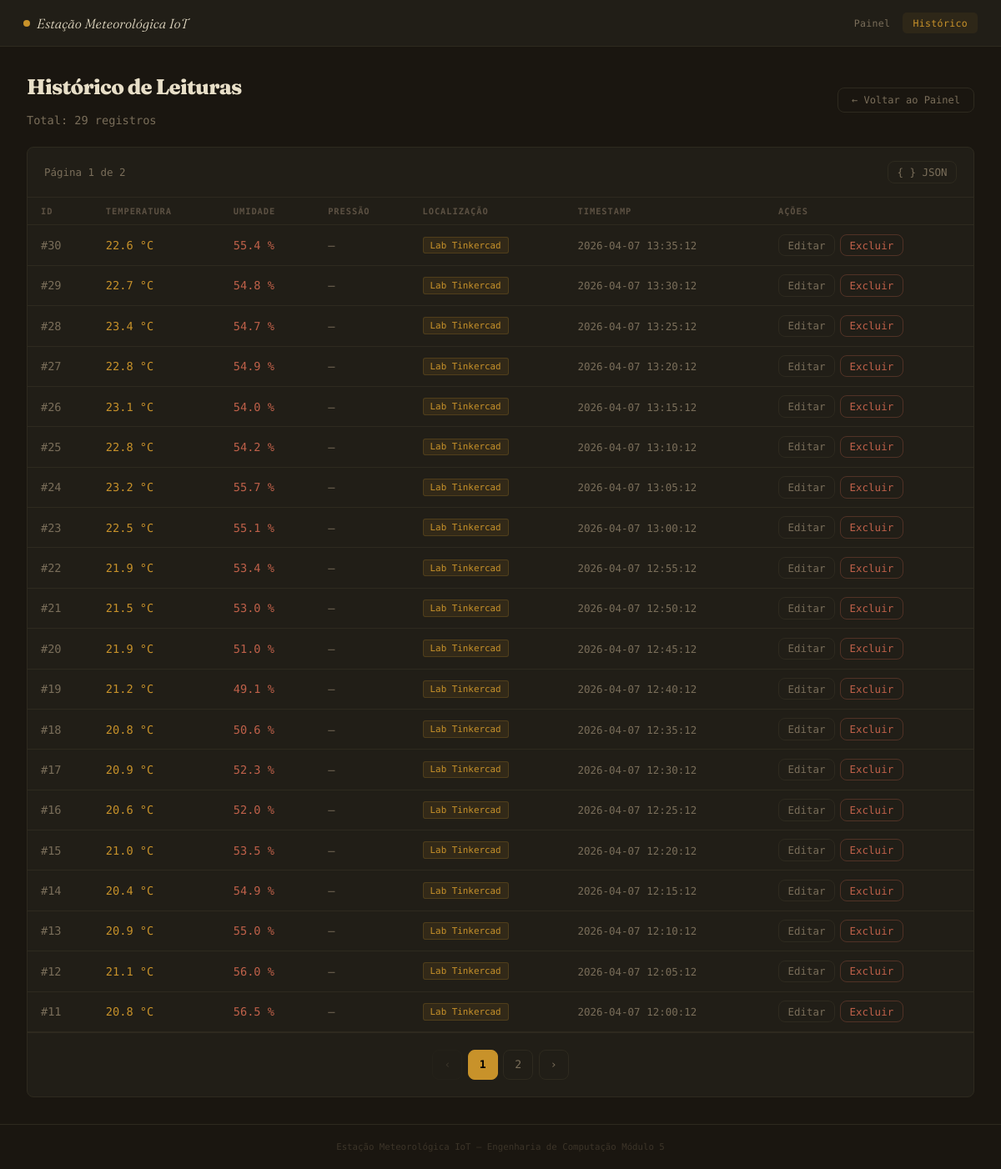
/leituras, run on an earlier commit of the app's database.
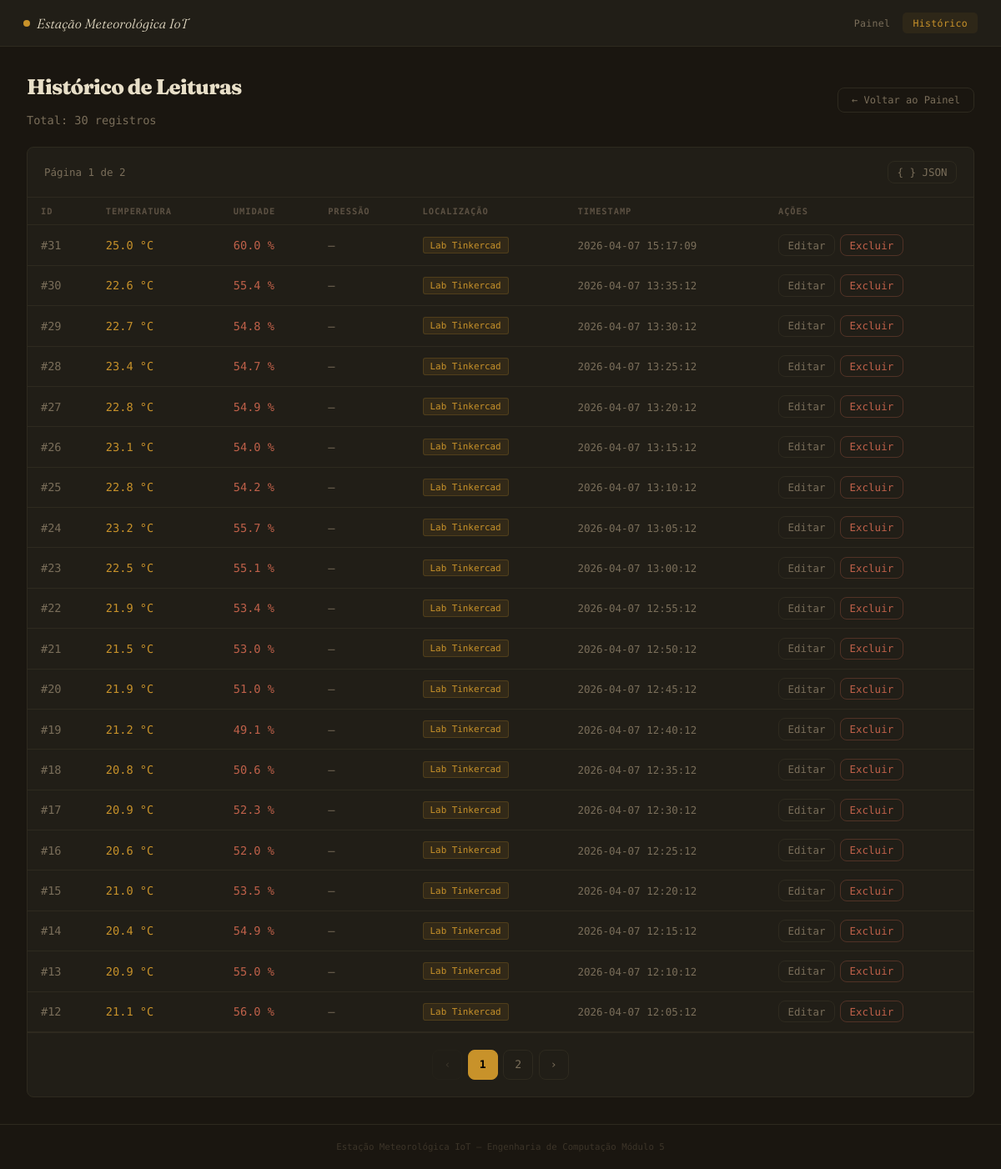
And on a later commit of the database.
### tables this page shows
CREATE TABLE leituras (
    id          INTEGER  PRIMARY KEY AUTOINCREMENT,
    temperatura REAL     NOT NULL,
    umidade     REAL     NOT NULL,
    pressao     REAL,                                          -- opcional (não usado no Tinkercad)
    localizacao TEXT     DEFAULT 'Lab Tinkercad',
    timestamp   DATETIME DEFAULT (datetime('now','localtime'))
);

### app.py (the view)
@app.route('/leituras', methods=['GET', 'POST'])
def leituras_endpoint():
    if request.method == 'POST':
        return criar()
    return listar()

### app.py (called while the page is built, shortened)
def listar():
    pagina = max(1, request.args.get('pagina', 1, type=int))
    por_pagina = min(100, request.args.get('por_pagina', 20, type=int))
    offset = (pagina - 1) * por_pagina
    total = contar_leituras()
    total_paginas = max(1, -(-total // por_pagina))
    leituras = listar_leituras(limite=por_pagina, offset=offset)
    return render_template(
        'historico.html',
        leituras=leituras,
        pagina=pagina,
        total_paginas=total_paginas,
        total=total
    )

### database.py (called while the page is built)
def get_db_connection() -> sqlite3.Connection:
    conn = sqlite3.connect(DB_PATH, timeout=10)
    conn.execute('PRAGMA journal_mode=WAL')
    conn.execute('PRAGMA busy_timeout=5000')  # espera até 5s em caso de lock
    conn.row_factory = sqlite3.Row
    return conn

def listar_leituras(limite: int = 50, offset: int = 0) -> list[sqlite3.Row]:
    sql = """
        SELECT * FROM leituras
        ORDER BY timestamp DESC
        LIMIT ? OFFSET ?
    """
    conn = get_db_connection()
    try:
        rows = conn.execute(sql, (limite, offset)).fetchall()
        return rows
    finally:
        conn.close()

def contar_leituras() -> int:
    conn = get_db_connection()
    try:
        total = conn.execute("SELECT COUNT(*) FROM leituras").fetchone()[0]
        return total
    finally:
        conn.close()

### templates/historico.html (shortened to what this page needs)
{% extends "base.html" %}
{% block content %}
<div class="page-header">
  <div>
    <h1 style="font-size:1.6rem;font-weight:800;letter-spacing:-.03em;">Histórico de Leituras</h1>
    <p class="text-muted text-sm mt-4" style="font-family:var(--mono)">Total: {{ total }} registros</p>
  </div>
  <a href="/" class="btn btn-ghost">← Voltar ao Painel</a>
</div>
<div class="table-card">
  <div class="table-toolbar">
    <span class="table-info">
      Página {{ pagina }} de {{ total_paginas }}
    </span>
    <a href="/leituras?formato=json" class="btn btn-ghost btn-sm" target="_blank">
      { } JSON
    </a>
  </div>
  <table>
    <thead>
      <tr>
        <th>ID</th>
        <th>Temperatura</th>
        <th>Umidade</th>
        <th>Pressão</th>
        <th>Localização</th>
        <th>Timestamp</th>
        <th>Ações</th>
      </tr>
    </thead>
    <tbody>
      {% if leituras %}
        {% for l in leituras %}
        <tr>
          <td><span class="mono text-muted">#{{ l['id'] }}</span></td>
          <td><span class="val-temp">{{ l['temperatura'] }} °C</span></td>
          <td><span class="val-umid">{{ l['umidade'] }} %</span></td>
          <td class="text-muted">
            {% if l['pressao'] %}{{ l['pressao'] }} hPa{% else %}—{% endif %}
          </td>
          <td>
            {% if l['localizacao'] %}<span class="badge">{{ l['localizacao'] }}</span>{% else %}—{% endif %}
          </td>
          <td><span class="mono text-muted" style="font-size:.78rem">{{ l['timestamp'] }}</span></td>
          <td>
            <div class="td-actions">
              <a href="/leituras/{{ l['id'] }}/editar" class="btn btn-ghost btn-sm">Editar</a>
              <button class="btn btn-danger btn-sm"
                      onclick="confirmarDelete({{ l['id'] }})">Excluir</button>
            </div>
          </td>
        </tr>
        {% endfor %}
      {% else %}
        <tr class="empty-row"><td colspan="7">Nenhuma leitura encontrada.</td></tr>
      {% endif %}
    </tbody>
  </table>
  {% if total_paginas > 1 %}
  <div class="pagination">
    <a href="?pagina={{ pagina - 1 }}" class="page-btn {{ 'disabled' if pagina <= 1 }}">‹</a>
    {% for p in range(1, total_paginas + 1) %}
      {% if p == pagina %}
        <span class="page-btn active">{{ p }}</span>
      {% elif p <= 3 or p >= total_paginas - 2 or (p >= pagina - 1 and p <= pagina + 1) %}
        <a href="?pagina={{ p }}" class="page-btn">{{ p }}</a>
      {% elif p == 4 or p == total_paginas - 3 %}
        <span class="page-btn disabled" style="border:none">…</span>
      {% endif %}
    {% endfor %}
    <a href="?pagina={{ pagina + 1 }}" class="page-btn {{ 'disabled' if pagina >= total_paginas }}">›</a>
  </div>
  {% endif %}
</div>
{% endblock %}

### templates/base.html (shortened to what this page needs)
<!DOCTYPE html>
<html lang="pt-BR">
<head>
  <link rel="stylesheet" href="{{ url_for('static', filename='css/style.css') }}">
</head>
<body>
  <nav>
    <a class="nav-brand" href="/">
      <span class="dot"></span>
      Estação Meteorológica IoT
    </a>
    <div class="nav-links">
      <a href="/"         class="{{ 'active' if request.path == '/' }}">Painel</a>
      <a href="/leituras" class="{{ 'active' if request.path.startswith('/leituras') }}">Histórico</a>
    </div>
  </nav>
  <main>
    {% block content %}{% endblock %}
  </main>
  <footer>
    Estação Meteorológica IoT — Engenharia de Computação Módulo 5
  </footer>
</body>
</html>

### static/css/style.css (style rules this page uses)
*, *::before, *::after { box-sizing: border-box; margin: 0; padding: 0; }
:root { --bg: #1a1610; --surface: #211e17; --border: #2e2a1f; --accent: #c8922a; --accent2: #c0614a; --text: #e8dfc8; --muted: #7a6e5a; --danger: #c0614a; --mono: 'DM Mono', monospace; --sans: 'Fraunces', Georgia, serif; --radius: 8px; --shadow: 0 4px 24px rgba(0,0,0,.6); }
html { scroll-behavior: smooth; }
body { background: var(--bg); color: var(--text); font-family: var(--sans); font-weight: 300; min-height: 100vh; display: flex; flex-direction: column; }
nav { background: var(--surface); border-bottom: 1px solid var(--border); padding: 0 1.75rem; display: flex; align-items: center; justify-content: space-between; height: 56px; position: sticky; top: 0; z-index: 100; }
.nav-brand { display: flex; align-items: center; gap: .5rem; text-decoration: none; color: var(--text); font-weight: 300; font-size: 1rem; font-style: italic; letter-spacing: .01em; }
.nav-brand .dot { width: 8px; height: 8px; background: var(--accent); border-radius: 50%; animation: pulse 2.5s ease-in-out infinite; }
.nav-links { display: flex; gap: .2rem; }
.nav-links a { color: var(--muted); text-decoration: none; font-family: var(--mono); font-size: .72rem; padding: .35rem .75rem; border-radius: 5px; transition: color .2s, background .2s; letter-spacing: .03em; }
.nav-links a:hover, .nav-links a.active { color: var(--accent); background: rgba(200,146,42,.08); }
main { flex: 1; padding: 2rem; max-width: 1200px; margin: 0 auto; width: 100%; }
.badge { display: inline-block; font-family: var(--mono); font-size: .68rem; padding: .18rem .5rem; border-radius: 3px; background: rgba(200,146,42,.1); color: var(--accent); border: 1px solid rgba(200,146,42,.2); }
.btn { display: inline-flex; align-items: center; gap: .35rem; padding: .45rem 1rem; border-radius: var(--radius); font-family: var(--mono); font-weight: 500; font-size: .75rem; cursor: pointer; border: none; text-decoration: none; transition: filter .18s, transform .1s; }
.btn-danger { background: transparent; color: var(--danger); border: 1px solid rgba(192,97,74,.3); }
.btn-ghost { background: transparent; color: var(--muted); border: 1px solid var(--border); }
table { width: 100%; border-collapse: collapse; }
thead th { font-family: var(--mono); font-size: .65rem; color: #5c5143; text-transform: uppercase; letter-spacing: .09em; padding: .65rem 1rem; text-align: left; border-bottom: 1px solid var(--border); }
tbody tr { border-bottom: 1px solid var(--border); transition: background .15s; }
tbody td { padding: .65rem 1rem; font-size: .85rem; font-family: var(--mono); color: #c4b89a; }
footer { text-align: center; padding: 1.25rem; font-family: var(--mono); font-size: .67rem; color: #3d3529; border-top: 1px solid var(--border); }
.mt-4 { margin-top: 1rem; }
.text-muted { color: var(--muted); }
.text-sm { font-size: .85rem; }
.mono { font-family: var(--mono); }

### templates/historico.html (style rules this page uses)
.page-header { display: flex; align-items: center; justify-content: space-between; margin-bottom: 1.5rem; }
.table-card { background: var(--surface); border: 1px solid var(--border); border-radius: var(--radius); overflow: hidden; }
.table-toolbar { display: flex; align-items: center; justify-content: space-between; padding: 1rem 1.25rem; border-bottom: 1px solid var(--border); }
.table-info { font-family: var(--mono); font-size: .78rem; color: var(--muted); }
.val-temp { color: var(--accent); font-weight: 500; }
.val-umid { color: var(--accent2); font-weight: 500; }
.td-actions { display: flex; gap: .4rem; }
.btn-sm { padding: .3rem .65rem; font-size: .78rem; }
.pagination { display: flex; align-items: center; justify-content: center; gap: .4rem; padding: 1.25rem; border-top: 1px solid var(--border); }
.page-btn { display: inline-flex; align-items: center; justify-content: center; width: 36px; height: 36px; border-radius: var(--radius); font-family: var(--mono); font-size: .82rem; text-decoration: none; color: var(--muted); border: 1px solid var(--border); transition: all .2s; }
.page-btn.active { background: var(--accent); color: #000; border-color: var(--accent); font-weight: 700; }
.page-btn.disabled { opacity: .3; pointer-events: none; }

What changed in the data, as far as the page shows it:
no longer on this page (row unchanged): leituras: id "11", temperatura "20.8", umidade "56.5", localizacao "Lab Tinkercad", timestamp "2026-04-07 12:00:12"
added leituras: id "31", temperatura "25.0", umidade "60.0", localizacao "Lab Tinkercad", timestamp "2026-04-07 15:17:09"
Also different on the page:
{{ total }}: "29" → "30"
